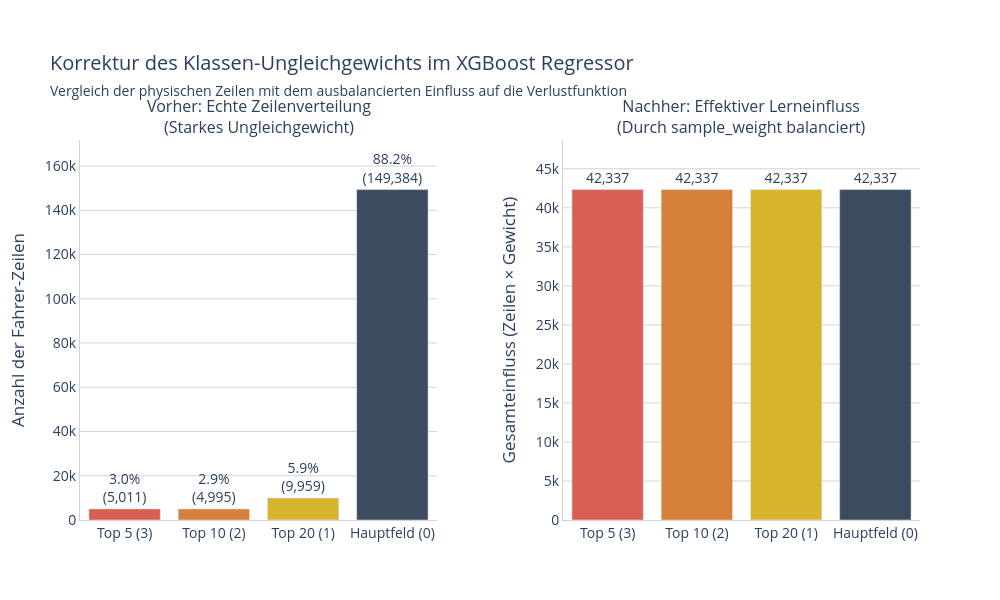

The notebook cell saved with this chart:
### Code cell
import plotly.graph_objects as go
import plotly.subplots as sp

# 1. Echte Daten aus y_train und gewichte_train auslesen
unique_classes, counts = np.unique(y_train, return_counts=True)
total_rows = len(y_train)

# Wir lesen das echte, berechnete Gewicht für jede Klasse aus
weight_values = [gewichte_train[y_train == cls][0] for cls in unique_classes]

# Effektiver Einfluss = Echte Zeilenanzahl * Mathematisches Gewicht
effective_influence = counts * weight_values

df_summary = pd.DataFrame({
    'Klasse': ['Hauptfeld (0)', 'Top 20 (1)', 'Top 10 (2)', 'Top 5 (3)'],
    'Echte_Anzahl': counts,
    'Effektiver_Einfluss': effective_influence
})

# Reihenfolge für den Plot anpassen: Top 5 nach links
df_summary = df_summary.set_index('Klasse').loc[['Top 5 (3)', 'Top 10 (2)', 'Top 20 (1)', 'Hauptfeld (0)']].reset_index()

colors = ['#d95f52', '#d5813b', '#d8b32e', '#3c4c5e']

# 2. Zwei Diagramme erstellen (Vorher vs. Nachher)
fig = sp.make_subplots(rows=1, cols=2, 
                       subplot_titles=("Vorher: Echte Zeilenverteilung<br>(Starkes Ungleichgewicht)", 
                                       "Nachher: Effektiver Lerneinfluss<br>(Durch sample_weight balanciert)"),
                       horizontal_spacing=0.15)

# Plot 1: Unkorrigierte Verteilung
for i, row in df_summary.iterrows():
    fig.add_trace(go.Bar(
        x=[row['Klasse']], 
        y=[row['Echte_Anzahl']],
        marker_color=colors[i],
        text=[f"{(row['Echte_Anzahl'] / total_rows * 100):.1f}%<br>({row['Echte_Anzahl']:,.0f})"],
        textposition='outside',
        showlegend=False
    ), row=1, col=1)

# Plot 2: Effektiver Einfluss beim Lernen
for i, row in df_summary.iterrows():
    fig.add_trace(go.Bar(
        x=[row['Klasse']], 
        y=[row['Effektiver_Einfluss']],
        marker_color=colors[i],
        # Wir zeigen den neuen fiktiven Zeilenwert im Text
        text=[f"{row['Effektiver_Einfluss']:,.0f}"],
        textposition='outside',
        showlegend=False
    ), row=1, col=2)

# 3. Layout anpassen
fig.update_layout(
    title={"text": "Korrektur des Klassen-Ungleichgewichts im XGBoost Regressor<br><span style='font-size: 14px; font-weight: normal;'>Vergleich der physischen Zeilen mit dem ausbalancierten Einfluss auf die Verlustfunktion</span>"},
    height=600,
    width=1000,
    plot_bgcolor='white',
    font=dict(size=14),
    margin=dict(t=140)  # NEU: Mehr Platz oben für die Titel!
)

fig.update_yaxes(title_text="Anzahl der Fahrer-Zeilen", row=1, col=1, showgrid=True, gridcolor='lightgray', rangemode='tozero')
fig.update_yaxes(title_text="Gesamteinfluss (Zeilen × Gewicht)", row=1, col=2, showgrid=True, gridcolor='lightgray', rangemode='tozero')

for i in range(1, 3):
    fig.update_xaxes(showline=True, linewidth=1, linecolor='lightgray', row=1, col=i)
    fig.update_yaxes(showline=True, linewidth=1, linecolor='lightgray', row=1, col=i)
    
# NEU: Die y-Achsen nach oben hin etwas strecken, damit der Text über den Balken nicht abgeschnitten wird
fig.update_yaxes(range=[0, df_summary['Echte_Anzahl'].max() * 1.15], row=1, col=1)
fig.update_yaxes(range=[0, df_summary['Effektiver_Einfluss'].max() * 1.15], row=1, col=2)

# Diagramm direkt im Notebook anzeigen
fig.show()

### Figure 1 — Plotly figure (JSON) as saved in the notebook; plotly's stock layout.template omitted (floating-point values rounded to 4 significant figures)
{"data": [{"marker": {"color": "#d95f52"}, "showlegend": false, "text": ["3.0%<br>(5,011)"], "textposition": "outside", "type": "bar", "x": ["Top 5 (3)"], "xaxis": "x", "y": [5011], "yaxis": "y"}, {"marker": {"color": "#d5813b"}, "showlegend": false, "text": ["2.9%<br>(4,995)"], "textposition": "outside", "type": "bar", "x": ["Top 10 (2)"], "xaxis": "x", "y": [4995], "yaxis": "y"}, {"marker": {"color": "#d8b32e"}, "showlegend": false, "text": ["5.9%<br>(9,959)"], "textposition": "outside", "type": "bar", "x": ["Top 20 (1)"], "xaxis": "x", "y": [9959], "yaxis": "y"}, {"marker": {"color": "#3c4c5e"}, "showlegend": false, "text": ["88.2%<br>(149,384)"], "textposition": "outside", "type": "bar", "x": ["Hauptfeld (0)"], "xaxis": "x", "y": [149384], "yaxis": "y"}, {"marker": {"color": "#d95f52"}, "showlegend": false, "text": ["42,337"], "textposition": "outside", "type": "bar", "x": ["Top 5 (3)"], "xaxis": "x2", "y": [42340.0], "yaxis": "y2"}, {"marker": {"color": "#d5813b"}, "showlegend": false, "text": ["42,337"], "textposition": "outside", "type": "bar", "x": ["Top 10 (2)"], "xaxis": "x2", "y": [42340.0], "yaxis": "y2"}, {"marker": {"color": "#d8b32e"}, "showlegend": false, "text": ["42,337"], "textposition": "outside", "type": "bar", "x": ["Top 20 (1)"], "xaxis": "x2", "y": [42340.0], "yaxis": "y2"}, {"marker": {"color": "#3c4c5e"}, "showlegend": false, "text": ["42,337"], "textposition": "outside", "type": "bar", "x": ["Hauptfeld (0)"], "xaxis": "x2", "y": [42340.0], "yaxis": "y2"}], "layout": {"annotations": [{"font": {"size": 16}, "showarrow": false, "text": "Vorher: Echte Zeilenverteilung<br>(Starkes Ungleichgewicht)", "x": 0.2125, "xanchor": "center", "xref": "paper", "y": 1, "yanchor": "bottom", "yref": "paper"}, {"font": {"size": 16}, "showarrow": false, "text": "Nachher: Effektiver Lerneinfluss<br>(Durch sample_weight balanciert)", "x": 0.7875, "xanchor": "center", "xref": "paper", "y": 1, "yanchor": "bottom", "yref": "paper"}], "font": {"size": 14}, "height": 600, "margin": {"t": 140}, "plot_bgcolor": "white", "title": {"text": "Korrektur des Klassen-Ungleichgewichts im XGBoost Regressor<br><span style='font-size: 14px; font-weight: normal;'>Vergleich der physischen Zeilen mit dem ausbalancierten Einfluss auf die Verlustfunktion</span>"}, "width": 1000, "xaxis": {"anchor": "y", "domain": [0, 0.425], "linecolor": "lightgray", "linewidth": 1, "showline": true}, "xaxis2": {"anchor": "y2", "domain": [0.575, 1], "linecolor": "lightgray", "linewidth": 1, "showline": true}, "yaxis": {"anchor": "x", "domain": [0, 1], "gridcolor": "lightgray", "linecolor": "lightgray", "linewidth": 1, "range": [0, 171800.0], "rangemode": "tozero", "showgrid": true, "showline": true, "title": {"text": "Anzahl der Fahrer-Zeilen"}}, "yaxis2": {"anchor": "x2", "domain": [0, 1], "gridcolor": "lightgray", "linecolor": "lightgray", "linewidth": 1, "range": [0, 48690.0], "rangemode": "tozero", "showgrid": true, "showline": true, "title": {"text": "Gesamteinfluss (Zeilen × Gewicht)"}}}}
